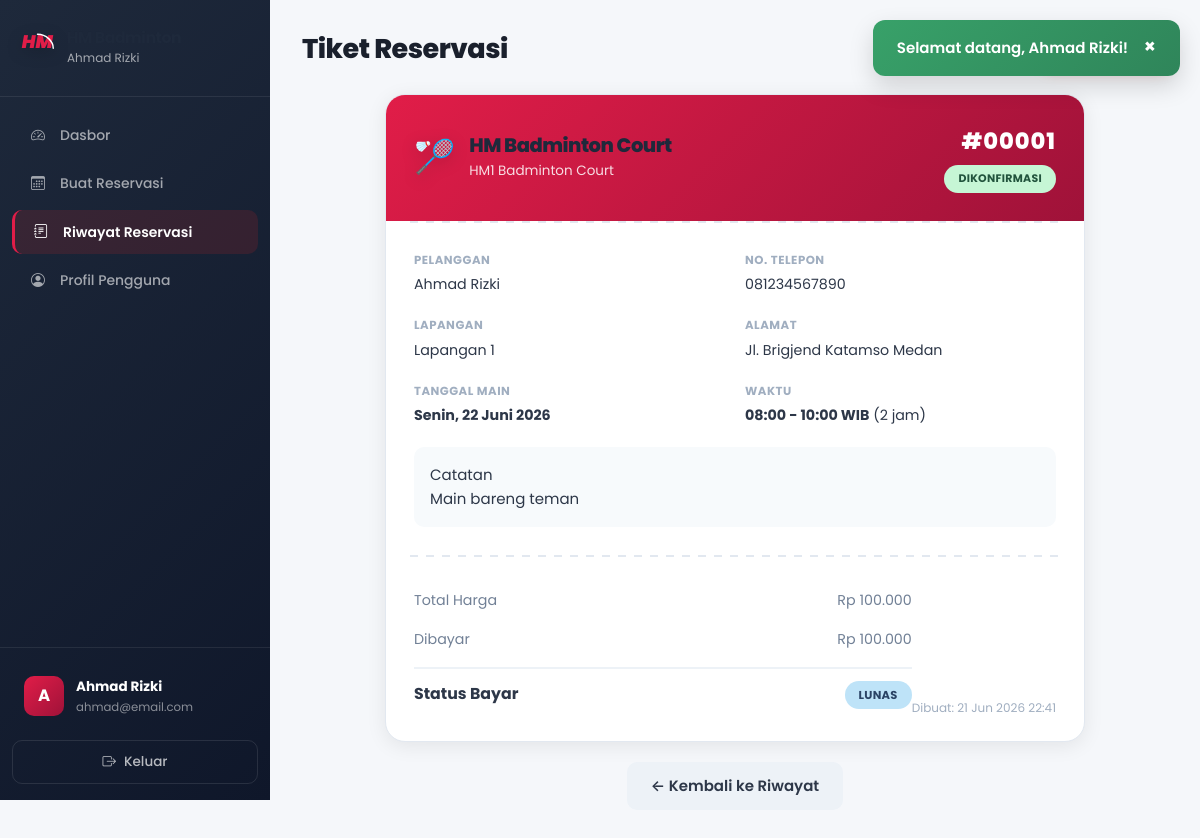
/pelanggan/tiket.php?id=1 (signed in), run on the app's committed database.
### tables this page shows
CREATE TABLE IF NOT EXISTS reservasi (
    id INT AUTO_INCREMENT PRIMARY KEY,
    user_id INT NOT NULL COMMENT 'ID pelanggan pemesan',
    lapangan_id INT NOT NULL COMMENT 'ID lapangan yang dipesan',
    tanggal DATE NOT NULL COMMENT 'Tanggal main',
    waktu_mulai TIME NOT NULL COMMENT 'Jam mulai bermain',
    waktu_selesai TIME NOT NULL COMMENT 'Jam selesai bermain',
    durasi_jam INT NOT NULL COMMENT 'Lama sewa dalam jam',
    total_harga INT NOT NULL COMMENT 'Total biaya',
    catatan TEXT COMMENT 'Catatan tambahan dari pelanggan',
    status ENUM('pending', 'confirmed', 'cancelled', 'completed') DEFAULT 'pending' 
        COMMENT 'pending=menunggu, confirmed=dikonfirmasi, cancelled=dibatalkan, completed=selesai',
    payment_status ENUM('unpaid', 'dp_paid', 'paid') DEFAULT 'unpaid'
        COMMENT 'Status pembayaran',
    total_dibayar INT DEFAULT 0 COMMENT 'Total yang sudah dibayar',
    created_at TIMESTAMP DEFAULT CURRENT_TIMESTAMP,
    updated_at TIMESTAMP DEFAULT CURRENT_TIMESTAMP ON UPDATE CURRENT_TIMESTAMP,
    
    FOREIGN KEY (user_id) REFERENCES users(id) ON DELETE CASCADE,
    FOREIGN KEY (lapangan_id) REFERENCES lapangan(id) ON DELETE CASCADE,
    
    INDEX idx_tanggal (tanggal),
    INDEX idx_status (status),
    INDEX idx_payment_status (payment_status),
    INDEX idx_user (user_id),
    INDEX idx_lapangan_tanggal (lapangan_id, tanggal)
);

CREATE TABLE IF NOT EXISTS cabang (
    id INT AUTO_INCREMENT PRIMARY KEY,
    nama VARCHAR(100) NOT NULL COMMENT 'Nama cabang',
    alamat VARCHAR(255) NOT NULL COMMENT 'Alamat lengkap cabang',
    jumlah_lapangan INT NOT NULL DEFAULT 0 COMMENT 'Jumlah lapangan di cabang',
    no_telepon VARCHAR(20) DEFAULT NULL COMMENT 'Nomor telepon cabang',
    created_at TIMESTAMP DEFAULT CURRENT_TIMESTAMP,
    
    INDEX idx_nama (nama)
);

CREATE TABLE IF NOT EXISTS users (
    id INT AUTO_INCREMENT PRIMARY KEY,
    nama VARCHAR(100) NOT NULL COMMENT 'Nama lengkap',
    email VARCHAR(100) UNIQUE NOT NULL COMMENT 'Email untuk login',
    password VARCHAR(255) NOT NULL COMMENT 'Password terenkripsi bcrypt',
    no_telepon VARCHAR(20) NOT NULL COMMENT 'Nomor WhatsApp/telepon',
    role ENUM('user', 'admin', 'owner') DEFAULT 'user' COMMENT 'user=pelanggan, admin=admin cabang, owner=pemilik',
    cabang_id INT DEFAULT NULL COMMENT 'Cabang yang dikelola (khusus admin)',
    is_active TINYINT(1) DEFAULT 1 COMMENT '1=aktif, 0=nonaktif',
    foto VARCHAR(255) DEFAULT NULL COMMENT 'Path foto profil',
    created_at TIMESTAMP DEFAULT CURRENT_TIMESTAMP COMMENT 'Tanggal registrasi',
    
    INDEX idx_email (email),
    INDEX idx_role (role)
);

CREATE TABLE IF NOT EXISTS lapangan (
    id INT AUTO_INCREMENT PRIMARY KEY,
    cabang_id INT NOT NULL COMMENT 'ID cabang pemilik lapangan',
    nama VARCHAR(50) NOT NULL COMMENT 'Nama lapangan (Lapangan 1, 2, dst)',
    tipe ENUM('indoor', 'outdoor') DEFAULT 'indoor' COMMENT 'Tipe lapangan',
    status ENUM('tersedia', 'perawatan', 'tidak_aktif') DEFAULT 'tersedia' COMMENT 'Status ketersediaan',
    
    FOREIGN KEY (cabang_id) REFERENCES cabang(id) ON DELETE CASCADE,
    INDEX idx_cabang (cabang_id),
    INDEX idx_status (status)
);

### config/functions.php (called while the page is built, shortened)
<?php
function getReservasiById($id) {
    $db = getDB();
    $stmt = $db->prepare("SELECT r.*, l.nama as lapangan_nama, l.cabang_id, c.nama as cabang_nama, c.alamat, u.nama as user_nama, u.no_telepon as user_telepon, u.email as user_email
        FROM reservasi r
        JOIN lapangan l ON r.lapangan_id = l.id
        JOIN cabang c ON l.cabang_id = c.id
        JOIN users u ON r.user_id = u.id
        WHERE r.id = ?");
    $stmt->execute([$id]);
    return $stmt->fetch();
}
function getStatusLabel($status) {
    $labels = [
        'pending' => 'Menunggu',
        'confirmed' => 'Dikonfirmasi',
        'cancelled' => 'Dibatalkan',
        'completed' => 'Selesai'
    ];
    return $labels[$status] ?? ucfirst($status);
}
function getStatusBadgeClass($status) {
    return 'badge-' . $status;
}
function getPaymentStatusLabel($status) {
    $labels = [
        'unpaid' => 'Belum Bayar',
        'dp_paid' => 'DP Dibayar',
        'paid' => 'Lunas'
    ];
    return $labels[$status] ?? ucfirst($status);
}
function getPaymentStatusBadgeClass($status) {
    $classes = [
        'unpaid' => 'badge-pending',
        'dp_paid' => 'badge-confirmed',
        'paid' => 'badge-completed'
    ];
    return $classes[$status] ?? 'badge-pending';
}
function formatRupiah($angka) {
    return 'Rp ' . number_format($angka, 0, ',', '.');
}
function formatTanggal($tanggal) {
    $bulan = ['','Januari','Februari','Maret','April','Mei','Juni','Juli','Agustus','September','Oktober','November','Desember'];
    $t = explode('-', substr($tanggal, 0, 10));
    return (int)$t[2] . ' ' . $bulan[(int)$t[1]] . ' ' . $t[0];
}
function getHariIndo($tanggal) {
    $hari = ['Minggu','Senin','Selasa','Rabu','Kamis','Jumat','Sabtu'];
    return $hari[date('w', strtotime($tanggal))];
}
?>

### pelanggan/tiket.php (the view, shortened to what this page needs)
<?php
$id = filter_input(INPUT_GET, 'id', FILTER_VALIDATE_INT);
$reservasi = getReservasiById($id);
require_once __DIR__ . '/../includes/header.php';
?>
<div class="dashboard-layout">
    <?php require_once __DIR__ . '/../includes/sidebar_pelanggan.php'; ?>
    <main class="main-content">
        <header class="page-header">
            <h1>Tiket Reservasi</h1>
            <button onclick="window.print()" class="btn btn-primary btn-sm no-print">🖨️ Cetak Tiket</button>
        </header>
        <div class="ticket-container">
            <div class="ticket-card">
                <div class="ticket-header">
                    <div class="ticket-brand">
                        <span class="brand-icon">🏸</span>
                        <div>
                            <h2>HM Badminton Court</h2>
                            <p><?php echo htmlspecialchars($reservasi['cabang_nama']); ?></p>
                        </div>
                    </div>
                    <div class="ticket-id">
                        <span class="ticket-number">#<?php echo str_pad($reservasi['id'], 5, '0', STR_PAD_LEFT); ?></span>
                        <span class="badge <?php echo getStatusBadgeClass($reservasi['status']); ?>"><?php echo getStatusLabel($reservasi['status']); ?></span>
                    </div>
                </div>
                <div class="ticket-divider"></div>
                <div class="ticket-body">
                    <div class="ticket-detail-grid">
                        <div class="ticket-detail">
                            <label>Pelanggan</label>
                            <p><?php echo htmlspecialchars($reservasi['user_nama']); ?></p>
                        </div>
                        <div class="ticket-detail">
                            <label>No. Telepon</label>
                            <p><?php echo htmlspecialchars($reservasi['user_telepon']); ?></p>
                        </div>
                        <div class="ticket-detail">
                            <label>Lapangan</label>
                            <p><?php echo htmlspecialchars($reservasi['lapangan_nama']); ?></p>
                        </div>
                        <div class="ticket-detail">
                            <label>Alamat</label>
                            <p><?php echo htmlspecialchars($reservasi['alamat']); ?></p>
                        </div>
                        <div class="ticket-detail">
                            <label>Tanggal Main</label>
                            <p><strong><?php echo htmlspecialchars(getHariIndo($reservasi['tanggal']) . ', ' . formatTanggal($reservasi['tanggal'])); ?></strong></p>
                        </div>
                        <div class="ticket-detail">
                            <label>Waktu</label>
                            <p><strong><?php echo htmlspecialchars(substr($reservasi['waktu_mulai'], 0, 5)); ?> - <?php echo htmlspecialchars(substr($reservasi['waktu_selesai'], 0, 5)); ?> WIB</strong> (<?php echo (int)$reservasi['durasi_jam']; ?> jam)</p>
                        </div>
                    </div>
                    <?php if ($reservasi['catatan']): ?>
                    <div class="ticket-notes">
                        <label>Catatan</label>
                        <p><?php echo htmlspecialchars($reservasi['catatan']); ?></p>
                    </div>
                    <?php endif; ?>
                </div>
                <div class="ticket-divider"></div>
                <div class="ticket-footer">
                    <div class="ticket-total">
                        <div class="total-row">
                            <span>Total Harga</span>
                            <span><?php echo formatRupiah($reservasi['total_harga']); ?></span>
                        </div>
                        <div class="total-row">
                            <span>Dibayar</span>
                            <span><?php echo formatRupiah($reservasi['total_dibayar']); ?></span>
                        </div>
                        <div class="total-row total-main">
                            <span>Status Bayar</span>
                            <span class="badge <?php echo getPaymentStatusBadgeClass($reservasi['payment_status']); ?>">
                                <?php echo getPaymentStatusLabel($reservasi['payment_status']); ?>
                            </span>
                        </div>
                    </div>
                    <div class="ticket-qr">
                        <p class="ticket-timestamp">Dibuat: <?php echo date('d M Y H:i', strtotime($reservasi['created_at'])); ?></p>
                    </div>
                </div>
            </div>
        </div>
        <div class="no-print" style="text-align:center; margin-top:20px;">
            <a href="<?php echo BASE_URL; ?>pelanggan/riwayat.php" class="btn btn-secondary">← Kembali ke Riwayat</a>
        </div>
    </main>
</div>
<?php require_once __DIR__ . '/../includes/footer.php'; ?>

### assets/css/design-system.css (style rules this page uses)
:root { --primary: #E11D48; --primary-dark: #BE123C; --primary-light: #FFE4E6; --primary-50: #FFF1F2; --primary-100: #FFE4E6; --primary-200: #FECDD3; --primary-500: #F43F5E; --primary-600: #E11D48; --primary-700: #BE123C; --primary-800: #9F1239; --primary-900: #881337; --secondary: #0F172A; --secondary-dark: #020617; --secondary-light: #1E293B; --secondary-50: #F8FAFC; --secondary-100: #F1F5F9; --secondary-200: #E2E8F0; --secondary-300: #CBD5E1; --secondary-400: #94A3B8; --secondary-500: #64748B; --secondary-600: #475569; --secondary-700: #334155; --secondary-800: #1E293B; --secondary-900: #0F172A; --accent: #FFB300; --accent-dark: #D97706; --accent-light: #FEF3C7; --success: #16A34A; --success-light: #DCFCE7; --success-dark: #15803D; --warning: #F59E0B; --warning-light: #FEF3C7; --warning-dark: #D97706; --danger: #DC2626; --danger-light: #FEE2E2; --danger-dark: #B91C1C; --info: #2563EB; --info-light: #DBEAFE; --info-dark: #1D4ED8; --bg-body: #F8FAFC; --bg-surface: #FFFFFF; --bg-surface-hover: #F1F5F9; --bg-muted: #F1F5F9; --bg-overlay: rgba(15, 23, 42, 0.6); --text-primary: #1E293B; --text-secondary: #64748B; --text-muted: #94A3B8; --text-inverse: #FFFFFF; --text-link: #DC2626; --border: #E2E8F0; --border-light: #F1F5F9; --border-dark: #CBD5E1; --border-focus: #DC2626; --shadow-xs: 0 1px 2px rgba(0, 0, 0, 0.05); --shadow-sm: 0 1px 3px rgba(0, 0, 0, 0.06), 0 1px 2px rgba(0, 0, 0, 0.04); --shadow-md: 0 4px 6px -1px rgba(0, 0, 0, 0.07), 0 2px 4px -2px rgba(0, 0, 0, 0.05); --shadow-lg: 0 10px 15px -3px rgba(0, 0, 0, 0.08), 0 4px 6px -4px rgba(0, 0, 0, 0.04); --shadow-xl: 0 20px 25px -5px rgba(0, 0, 0, 0.1), 0 8px 10px -6px rgba(0, 0, 0, 0.04); --shadow-2xl: 0 25px 50px -12px rgba(0, 0, 0, 0.2); --shadow-primary: 0 4px 14px rgba(220, 38, 38, 0.35); --shadow-card: 0 1px 3px rgba(0, 0, 0, 0.06), 0 4px 12px rgba(0, 0, 0, 0.04); --radius-sm: 6px; --radius-md: 10px; --radius-lg: 14px; --radius-xl: 20px; --radius-2xl: 24px; --radius-full: 9999px; --space-1: 4px; --space-2: 8px; --space-3: 12px; --space-4: 16px; --space-5: 20px; --space-6: 24px; --space-8: 32px; --space-10: 40px; --space-12: 48px; --space-16: 64px; --space-20: 80px; --font-sans: 'Poppins', 'Inter', 'Nunito Sans', 'Segoe UI', system-ui, -apple-system, sans-serif; --font-mono: 'JetBrains Mono', 'Fira Code', 'Courier New', monospace; --fw-light: 300; --fw-regular: 400; --fw-medium: 500; --fw-semibold: 600; --fw-bold: 700; --fw-extrabold: 800; --fw-black: 900; --fs-caption: 0.75rem; --fs-small: 0.8125rem; --fs-body: 0.9375rem; --fs-body-lg: 1rem; --fs-nav: 0.9rem; --fs-button: 0.9375rem; --fs-h4: 1.125rem; --fs-h3: 1.25rem; --fs-h2: 1.5rem; --fs-h1: 2rem; --fs-display: 2.5rem; --fs-display-lg: 3.5rem; --lh-tight: 1.2; --lh-snug: 1.375; --lh-normal: 1.6; --lh-relaxed: 1.75; --ls-tight: -0.5px; --ls-normal: 0; --ls-wide: 0.5px; --ls-wider: 1px; --transition-fast: 0.15s ease; --transition-base: 0.2s ease; --transition-smooth: 0.3s cubic-bezier(0.4, 0, 0.2, 1); --transition-bounce: 0.4s cubic-bezier(0.16, 1, 0.3, 1); --z-dropdown: 50; --z-sticky: 100; --z-fixed: 200; --z-overlay: 300; --z-modal: 400; --z-popover: 500; --z-toast: 600; --gradient-primary: linear-gradient(135deg, #E11D48 0%, #9F1239 100%); --gradient-secondary: linear-gradient(135deg, #1E293B 0%, #0F172A 100%); --gradient-accent: linear-gradient(135deg, #FFB300 0%, #D97706 100%); --gradient-hero: linear-gradient(135deg, #E11D48 0%, #881337 100%); --gradient-sidebar: linear-gradient(180deg, #1E293B 0%, #0F172A 100%); --gradient-success: linear-gradient(135deg, #10B981, #047857); --gradient-danger: linear-gradient(135deg, #EF4444, #C084FC); }
*, *::before, *::after { box-sizing: border-box; }
html { scroll-behavior: smooth; -webkit-text-size-adjust: 100%; }
body { font-family: var(--font-sans); font-size: var(--fs-body); font-weight: var(--fw-regular); line-height: var(--lh-normal); color: var(--text-primary); background-color: var(--bg-body); -webkit-font-smoothing: antialiased; -moz-osx-font-smoothing: grayscale; }
h1, h2, h3, h4, h5, h6 { font-family: var(--font-sans); font-weight: var(--fw-bold); line-height: var(--lh-tight); letter-spacing: var(--ls-tight); color: var(--text-primary); }
h1, .h1 { font-size: var(--fs-h1); font-weight: var(--fw-extrabold); }
h2, .h2 { font-size: var(--fs-h2); font-weight: var(--fw-bold); }

### data on the page
reservasi: cabang.nama "HM1 Badminton Court", id "00001", status "DIKONFIRMASI", user.nama "Ahmad Rizki", user.no_telepon "081234567890", lapangan.nama "Lapangan 1", cabang.alamat "Jl. Brigjend Katamso Medan", tanggal "Senin, 22 Juni 2026", waktu_mulai "08:00", waktu_selesai "10:00", durasi_jam "2", catatan "Main bareng teman", total_harga "Rp 100.000", total_dibayar "Rp 100.000", payment_status "LUNAS", created_at "21 Jun 2026 22:41"

### other printed values
$flash['message'] "Selamat datang, Ahmad Rizki!"
$_SESSION['nama'] "Ahmad Rizki"
substr($_SESSION['nama'], 0, 1) "A"
$_SESSION['email'] "ahmad@email.com"
